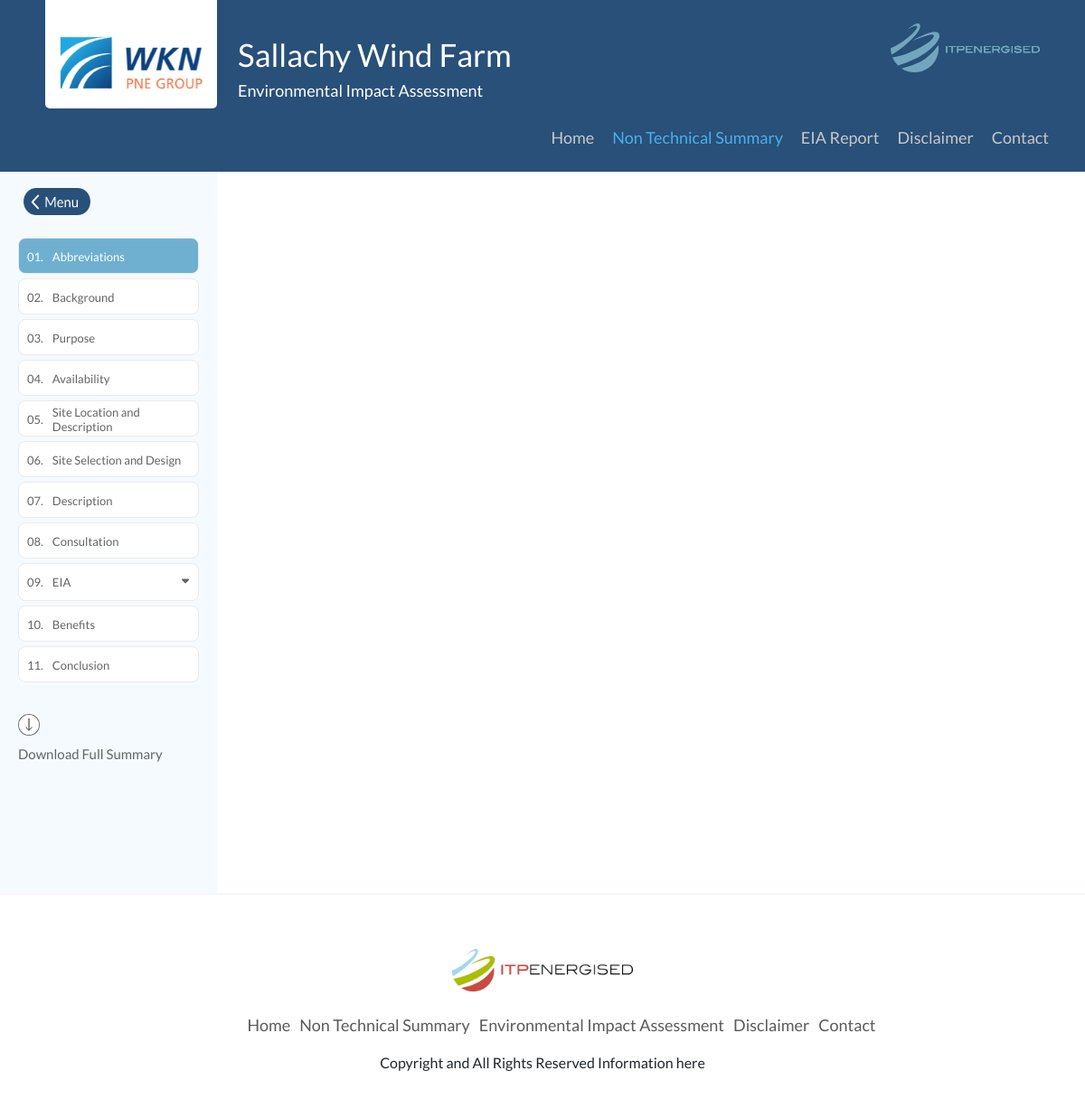
Before: /contents/Abbreviations with the older database file.
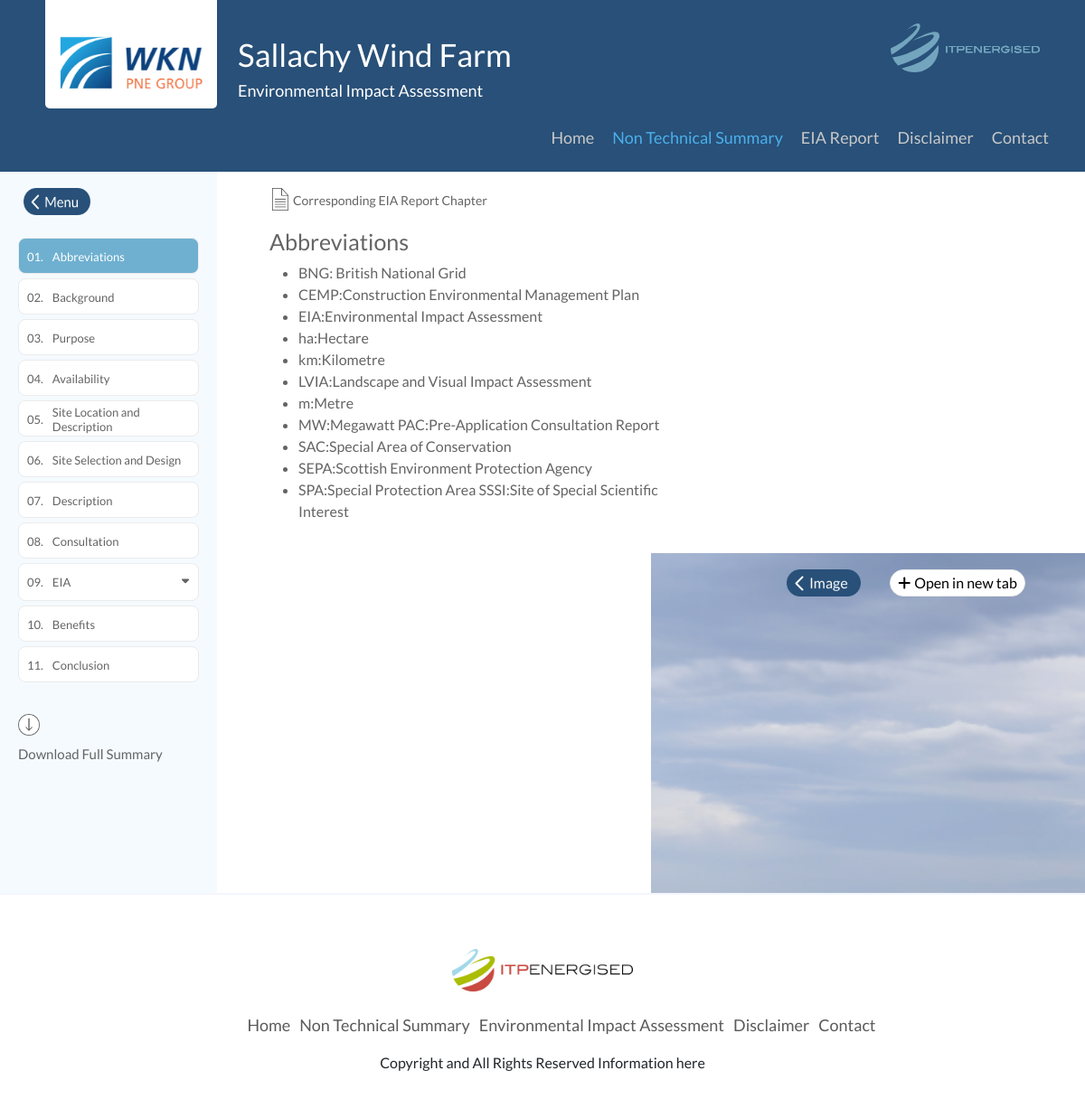
After: the same page with the newer database file.
### Routes/models.py (models this page shows, shortened)
class Contents(models.Model):
    types = (
        ('MAP','map'),
        ('IMAGE','image'),
    )
    Heading = models.CharField(max_length=50)
    Title = models.CharField(max_length=50,default="Title")
    Content = models.TextField()
    types = models.CharField(max_length=50,choices=types,default='image')
    image = models.CharField(max_length=250, default="background.png")
    eia_link = models.CharField(max_length=350, default="link")

### Routes/views.py (the view)
# urls.py: path('contents/<str:title>',views.contents,name='contents'),
def contents(request,title):
    context = {}
    context['titles'] = [
        {'name':'Abbreviations','heading':'Abbreviations'},
        {'name':'Background','heading':'Background'},
        {'name':'Purpose','heading':'Purpose'},
        {'name':'Availability','heading':'Availability'},
        {'name':'SiteLocation','heading':'Site Location and Description'},
        {'name':'SiteDesign','heading':'Site Selection and Design'},
        {'name':'Description','heading':'Description'},
        {'name':'Consultation','heading':'Consultation'},
        {'name':'EIA','heading':'EIA'},
        {'name':'Benefits','heading':'Benefits'},
        {'name':'Conclusion','heading':'Conclusion'}]
    if(title == 'Noise'):
        context['eia_menu'] = 'true'
    else:
        context['eia_menu'] = 'false'
    info = Contents.objects.filter(Heading__contains = title)
    context['info'] = info
    context['title'] = title
    context['nav'] = 'nts'
    return render(
        request,
        'contents.html',context
    )

### templates/contents.html (shortened to what this page needs)
{% extends 'base.html' %}
{% load static %}
{% block content %}
<div style="position:relative; min-height:100%; border-bottom: 2px solid #f3f6fd;overflow-x:hidden">
    <div style="float:left;overflow-x:hidden;" id="sidebar-left" class="sidebar-container">
        <img id="left_close_sidebar_nts" style="width: 80px;height: 30px;margin: 0 121px 20px 20px;padding: 0 0 0 6px;"src="{% static 'left_button_menu.png' %}">
        {% for t in titles%}
            {% if forloop.counter < 9 %}
                <div class="sidebar-item st-1 {% if t.name == title %}activeItem{% endif %}">
                    <a href="/contents/{{ t.name }}" class="sidebar-title">0{{ forloop.counter }}.<span style="margin-left:10px;">{{ t.heading }}</span></a>
                </div>
            {% elif forloop.counter == 9%}
                <div class="sidebar-item st-1 {% if t.name == title %}activeItem{% endif %}{% if eia_menu == 'true' %}activeItem{% endif %}" style="height:fit-content;">
                    <a href="/contents/{{ t.name }}" class="sidebar-title">0{{ forloop.counter }}.<span style="margin-left:10px; width:100%;">{{ t.heading }}<i id="dropdown" style="float:right;"class="fas fa-caret-down"></i></span></a>
                </div>
            {% else %}
                <div class="sidebar-item st-1 {% if t.name == title %}activeItem{% endif %}">
                    <a href="/contents/{{ t.name }}" class="sidebar-title">{{ forloop.counter }}.<span style="margin-left:10px;">{{ t.heading }}</span></a>
                </div>
            {% endif %}
        {% endfor %}
        <img style="width: 25px;
            height: 25px;
            margin: 35px 176px 5px 20px;
            padding: 0 1px 1px 0;"src="{% static 'download_button.png' %}">
        <a style="width: 170px;height: 24px;margin: 5px 31px 0 20px;font-family: Lato;font-size: 15px;font-weight: 500;font-stretch: normal;font-style: normal;line-height: normal;letter-spacing: normal;color: #646464;">Download Full Summary</a>
    </div>
    {% for i in info %}
        <div id="about"style="float:left;" class="content">
            <a><img style="width: 22px;height: 29px;padding: 0 1px 4px 3px;"src="{% static 'page_icon.png' %}"><span style="font-size: 14px; margin-left:4px;color:#646464;">Corresponding EIA Report  Chapter<span></a>
            <h2 style="color:#646464;font-size:25px; margin-top:15px;">{{ i.Title }}</h2>
                {{ i.Content | safe }}
        </div>
        <div id="image_content">
        <img id="image_collapse" style="width:82px;position:absolute; z-index:999; margin-left:12.5%;margin-top:1.5%;height: 30px;" src="{% static 'left_icon_image.png' %}">
        <form action="/{{ i.types}}" method="POST" target="_blank">
            <button type="image" alt="submit" style="width:150px; height:30px; position:absolute; z-index:999; background-color: #fff; border: solid 1px #ebebeb;border-radius: 15px;margin-left:22%;margin-top:1.5%;"><i style="margin-right:4px;"class="fas fa-plus"></i>Open in new tab</button>
        <form>
            {% if i.types == 'MAP' %}
                <div class="embed-container">
                    <iframe style="height:45vw; width:100%;" frameborder="0" scrolling="no" marginheight="0" marginwidth="0" title="Sallachy NTS - Imagery Map" src="{{ i.image }}"></iframe>
                </div>
            {% else %}
                <img style="height:100%;" id="bgimage" src="/static/img/images/{{ i.image }}">
            {% endif %}
        </div>
    {% endfor%}
</div>
{% endblock content %}

### templates/base.html (shortened to what this page needs)
<html>
<head>
{% load static %}
    <link href="https://cdn.jsdelivr.net/npm/bootstrap@5.0.2/dist/css/bootstrap.min.css" rel="stylesheet">
    <link href="{% static 'css/base.css' %}" rel="stylesheet" type="text/css">
    <link href="{% static 'css/leaflet-sidebar.css' %}" rel="stylesheet" type="text/css">
    <link href="https://maxcdn.bootstrapcdn.com/font-awesome/4.1.0/css/font-awesome.min.css" rel="stylesheet">
    <link rel="stylesheet" href="https://unpkg.com/leaflet@1.0.1/dist/leaflet.css" />
</head>
<body>
<div style="background-color:#285078; height:190px;">
    <div style="background-color: white; padding: 35px 11px 15px 10px; max-width:190px; border-radius: 0px 0px 5px 5px; width:190px; height:120px; margin: 0 20px 19px 50px;display:inline-block;">
      <a href="https://www.wkn-group.com/">
        <img style="height:70px; width:169px;" src="{% static 'wkn-logo.png' %}">
      </a>
    </div>
    <div style="display:inline-table;">
      <span style="font-size: 35px; color:white;">Sallachy Wind Farm</span><br>
      <span style="font-size: 18px; color:white;">Environmental Impact Assessment</span>
    </div>
    <a class="navbar-brand" href="https://www.itpenergised.com/" style="float:right;margin-right: 50px; margin-top:20px;">
    </a>
    <div id="navigation_bar">
      <ul id="myNavbar" style="display:inline-flex; list-style-type:none;">
        <li class="{% if nav == 'home'%}activeNav{% endif %}">
          <a href="/">
          Home
          </a>
        </li>
        <li id="nts_li" class="{% if nav == 'nts'%}activeNTS{% endif %}">
          <a href="/maps">
          Non Technical Summary
          </a>
        </li>
        <li class="{% if nav == 'eia'%}activeEIA{% endif %}" id="eia_li">
          <a href="/volumes/1">
          EIA Report
          </a>
        </li>
        <li class="{% if nav == 'disclaimer'%}activeNav{% endif %}">
          <a href="/disclaimer">
          Disclaimer
          </a>
        </li>
        <li class="{% if nav == 'contact'%}activeNav{% endif %}">
          <a href="/contact">
          Contact
          </a>
        </li>
      </ul>
    </div>
</div>
{% block content %}{% endblock content %}
{% block footer %}
<div style="padding-top:5%; background-color:white; margin-bottom:10%; text-align:center; position:relative;">
    <a href="www.itpenergised.com/"><img style="height: 47px; width:200px;"src="{% static 'logo2.png' %}"></a><br><br>
    <ul id="footer_nav"style="list-style:none;display:inline-flex;">
        <li><a href="/">Home</a></li>
        <li><a href="/maps">Non Technical Summary</a></li>
        <li><a href="/volumes/1">Environmental Impact Assessment</a></li>
        <li><a href="/disclaimer">Disclaimer</a></li>
        <li><a href="/contact">Contact</a></li>
    </ul>
    <p>Copyright and All Rights Reserved Information here</p>
</div>
{% endblock footer %}
</body>
</html>

### static/css/base.css (style rules this page uses)
* { margin: 0; padding: 0; font-family: 'Lato', sans-serif; }
html { overflow-x: hidden; position: relative; }
body { font-family: 'Lato', sans-serif; overflow-x: hidden; position: relative; }
#about { margin-left: 280px; }
#image_content { float: right; width: 40%; }
#myNavbar { float: right; margin-right: 20px; }
ul#footer_nav li a { display: inline; color: #5a5a5a; margin-left: 10px; font-size: 18px; }
ul#myNavbar li a { display: inline; color:#c8c8c8; font-size: 18px; margin-top:9px; }
ul#myNavbar li { margin-right: 20px; text-align: center; }
.activeNTS a { color: #4bafeb !important; }
.sidebar-container { position: absolute; height: 100%; width: 240px; max-width: 240px; width: fit-content; background-color: #f5faff ; display: flex; flex-direction: column; padding: 1.5% 0; border-radius: 2px; z-index: 999; overflow: auto; }
.sidebar-item { width: 200px; height: 40px; padding: 4px 10px 4px 9px; border-radius: 8px; border: solid 1px #ebebeb; background-color: #fff; margin: 5px 20px 0 20px; }
.sidebar-item a { height: 32px; }
.sidebar-title { font-family: Lato; font-size: 13px; font-weight: 500; font-stretch: normal; font-style: normal; line-height: normal; letter-spacing: normal; color: #646464; display:flex !important; align-items:center; }
.activeItem > a { color: white; }
.activeItem { background-color: #6fb0d0 ; }
.activeItem, .sidebar-item:active { color: white !important; background-color: #6fb0d0 !important; }
#bgimage { object-fit: inherit; object-position: 50% 50%; position: absolute; min-width: 40%; }
.content { margin-left: 280px; width: 40%; padding: 1.5%; color:#646464; }
a { text-decoration: none; transition: color 0.3s ease; }

Changed rows visible on the page:
added Contents: Title "Abbreviations", Content "BNG: British National Grid CEMP:Construction Environmental Management Plan EIA:Environmental Impact Assessment ha:Hectare km:Kilometre LVIA:Landscape and Visual Impact Assessment m:Metre MW:Megawatt PAC:Pre-Application Consultation Report SAC:Special Area of Conservation SEPA:Scottish Environment Protection Agency SPA:Special Protection Area SSSI:Site of Special Scientific Interest", image (picture)
